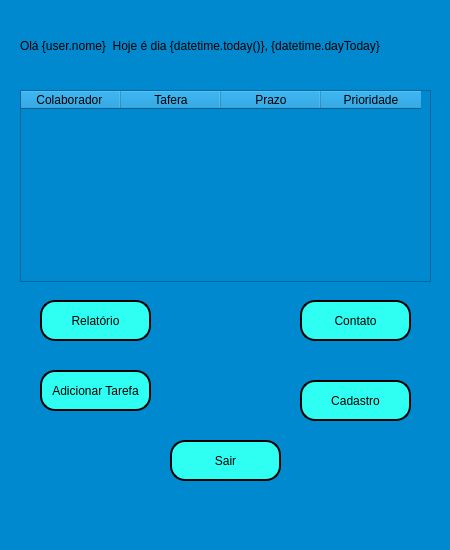
<?xml version="1.0" encoding="UTF-8"?>
<ui version="4.0">
 <class>tabela_TarefaFuncionario_2</class>
 <widget class="QMainWindow" name="tabela_TarefaFuncionario_2">
  <property name="geometry">
   <rect>
    <x>0</x>
    <y>0</y>
    <width>450</width>
    <height>550</height>
   </rect>
  </property>
  <property name="minimumSize">
   <size>
    <width>450</width>
    <height>550</height>
   </size>
  </property>
  <property name="maximumSize">
   <size>
    <width>450</width>
    <height>550</height>
   </size>
  </property>
  <property name="windowTitle">
   <string>MainWindow</string>
  </property>
  <property name="styleSheet">
   <string notr="true">background-color:rgb(0, 137, 206);</string>
  </property>
  <widget class="QWidget" name="centralwidget">
   <widget class="QLabel" name="label_User">
    <property name="geometry">
     <rect>
      <x>20</x>
      <y>10</y>
      <width>471</width>
      <height>71</height>
     </rect>
    </property>
    <property name="text">
     <string>Olá {user.nome}  Hoje é dia {datetime.today()}, {datetime.dayToday} </string>
    </property>
   </widget>
   <widget class="QPushButton" name="botao_Relatorio">
    <property name="geometry">
     <rect>
      <x>40</x>
      <y>300</y>
      <width>111</width>
      <height>41</height>
     </rect>
    </property>
    <property name="styleSheet">
     <string notr="true">background-color: rgb(46, 255, 242);
border-style: outset;
border-width: 2px;
border-radius: 15px;
border-color: black;</string>
    </property>
    <property name="text">
     <string>Relatório</string>
    </property>
   </widget>
   <widget class="QPushButton" name="botao_Contato">
    <property name="geometry">
     <rect>
      <x>300</x>
      <y>300</y>
      <width>111</width>
      <height>41</height>
     </rect>
    </property>
    <property name="styleSheet">
     <string notr="true">background-color: rgb(46, 255, 242);
border-style: outset;
border-width: 2px;
border-radius: 15px;
border-color: black;</string>
    </property>
    <property name="text">
     <string>Contato</string>
    </property>
   </widget>
   <widget class="QPushButton" name="botao_AdicionarTarefa">
    <property name="geometry">
     <rect>
      <x>40</x>
      <y>370</y>
      <width>111</width>
      <height>41</height>
     </rect>
    </property>
    <property name="styleSheet">
     <string notr="true">background-color: rgb(46, 255, 242);
border-style: outset;
border-width: 2px;
border-radius: 15px;
border-color: black;</string>
    </property>
    <property name="text">
     <string>Adicionar Tarefa</string>
    </property>
   </widget>
   <widget class="QPushButton" name="botao_Cadastro">
    <property name="geometry">
     <rect>
      <x>300</x>
      <y>380</y>
      <width>111</width>
      <height>41</height>
     </rect>
    </property>
    <property name="styleSheet">
     <string notr="true">background-color: rgb(46, 255, 242);
border-style: outset;
border-width: 2px;
border-radius: 15px;
border-color: black;</string>
    </property>
    <property name="text">
     <string>Cadastro</string>
    </property>
   </widget>
   <widget class="QTableWidget" name="tabela_TarefaGerente">
    <property name="geometry">
     <rect>
      <x>20</x>
      <y>90</y>
      <width>411</width>
      <height>192</height>
     </rect>
    </property>
    <column>
     <property name="text">
      <string>Colaborador </string>
     </property>
    </column>
    <column>
     <property name="text">
      <string>Tafera</string>
     </property>
    </column>
    <column>
     <property name="text">
      <string>Prazo</string>
     </property>
    </column>
    <column>
     <property name="text">
      <string>Prioridade</string>
     </property>
    </column>
   </widget>
   <widget class="QPushButton" name="botao_Saida">
    <property name="geometry">
     <rect>
      <x>170</x>
      <y>440</y>
      <width>111</width>
      <height>41</height>
     </rect>
    </property>
    <property name="styleSheet">
     <string notr="true">background-color: rgb(46, 255, 242);
border-style: outset;
border-width: 2px;
border-radius: 15px;
border-color: black;</string>
    </property>
    <property name="text">
     <string>Sair</string>
    </property>
   </widget>
  </widget>
  <widget class="QMenuBar" name="menubar">
   <property name="geometry">
    <rect>
     <x>0</x>
     <y>0</y>
     <width>450</width>
     <height>21</height>
    </rect>
   </property>
  </widget>
  <widget class="QStatusBar" name="statusbar"/>
 </widget>
 <resources/>
 <connections/>
</ui>
